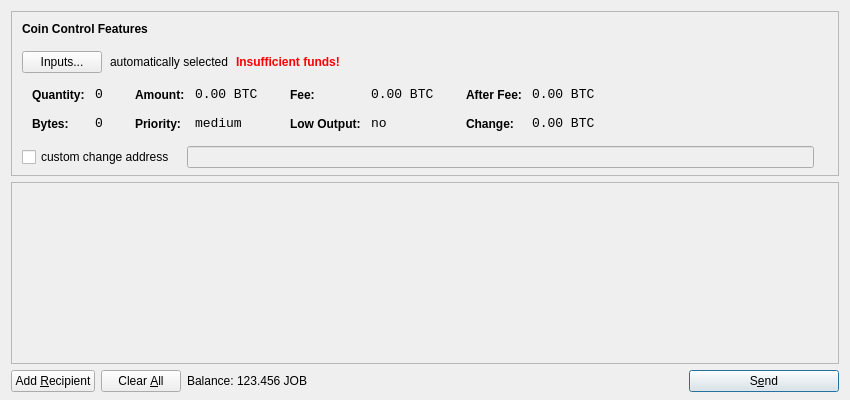
<?xml version="1.0" encoding="UTF-8"?>
<ui version="4.0">
 <class>SendCoinsDialog</class>
 <widget class="QDialog" name="SendCoinsDialog">
  <property name="geometry">
   <rect>
    <x>0</x>
    <y>0</y>
    <width>850</width>
    <height>400</height>
   </rect>
  </property>
  <property name="windowTitle">
   <string>Send Coins</string>
  </property>
  <layout class="QVBoxLayout" name="verticalLayout" stretch="0,1,0">
   <property name="bottomMargin">
    <number>8</number>
   </property>
   <item>
    <widget class="QFrame" name="frameCoinControl">
     <property name="sizePolicy">
      <sizepolicy hsizetype="Expanding" vsizetype="Expanding">
       <horstretch>0</horstretch>
       <verstretch>0</verstretch>
      </sizepolicy>
     </property>
     <property name="maximumSize">
      <size>
       <width>16777215</width>
       <height>16777215</height>
      </size>
     </property>
     <property name="frameShape">
      <enum>QFrame::StyledPanel</enum>
     </property>
     <property name="frameShadow">
      <enum>QFrame::Sunken</enum>
     </property>
     <layout class="QVBoxLayout" name="verticalLayoutCoinControl2">
      <property name="spacing">
       <number>-1</number>
      </property>
      <property name="leftMargin">
       <number>0</number>
      </property>
      <property name="topMargin">
       <number>0</number>
      </property>
      <property name="rightMargin">
       <number>0</number>
      </property>
      <property name="bottomMargin">
       <number>6</number>
      </property>
      <item>
       <layout class="QVBoxLayout" name="verticalLayoutCoinControl" stretch="0,0,0,0,1">
        <property name="spacing">
         <number>0</number>
        </property>
        <property name="leftMargin">
         <number>10</number>
        </property>
        <property name="topMargin">
         <number>10</number>
        </property>
        <item>
         <layout class="QHBoxLayout" name="horizontalLayoutCoinControl1">
          <property name="bottomMargin">
           <number>15</number>
          </property>
          <item>
           <widget class="QLabel" name="labelCoinControlFeatures">
            <property name="sizePolicy">
             <sizepolicy hsizetype="Preferred" vsizetype="Maximum">
              <horstretch>0</horstretch>
              <verstretch>0</verstretch>
             </sizepolicy>
            </property>
            <property name="font">
             <font>
              <weight>75</weight>
              <bold>true</bold>
             </font>
            </property>
            <property name="styleSheet">
             <string notr="true">font-weight:bold;</string>
            </property>
            <property name="text">
             <string>Coin Control Features</string>
            </property>
           </widget>
          </item>
         </layout>
        </item>
        <item>
         <layout class="QHBoxLayout" name="horizontalLayoutCoinControl2" stretch="0,0,0,0">
          <property name="spacing">
           <number>8</number>
          </property>
          <property name="bottomMargin">
           <number>10</number>
          </property>
          <item>
           <widget class="QPushButton" name="pushButtonCoinControl">
            <property name="styleSheet">
             <string notr="true"/>
            </property>
            <property name="text">
             <string>Inputs...</string>
            </property>
           </widget>
          </item>
          <item>
           <widget class="QLabel" name="labelCoinControlAutomaticallySelected">
            <property name="text">
             <string>automatically selected</string>
            </property>
            <property name="margin">
             <number>5</number>
            </property>
           </widget>
          </item>
          <item>
           <widget class="QLabel" name="labelCoinControlInsuffFunds">
            <property name="font">
             <font>
              <weight>75</weight>
              <bold>true</bold>
             </font>
            </property>
            <property name="styleSheet">
             <string notr="true">color:red;font-weight:bold;</string>
            </property>
            <property name="text">
             <string>Insufficient funds!</string>
            </property>
            <property name="margin">
             <number>5</number>
            </property>
           </widget>
          </item>
          <item>
           <spacer name="horizontalSpacerCoinControl">
            <property name="orientation">
             <enum>Qt::Horizontal</enum>
            </property>
            <property name="sizeHint" stdset="0">
             <size>
              <width>40</width>
              <height>1</height>
             </size>
            </property>
           </spacer>
          </item>
         </layout>
        </item>
        <item>
         <widget class="QWidget" name="widgetCoinControl" native="true">
          <property name="sizePolicy">
           <sizepolicy hsizetype="Preferred" vsizetype="Preferred">
            <horstretch>0</horstretch>
            <verstretch>0</verstretch>
           </sizepolicy>
          </property>
          <property name="minimumSize">
           <size>
            <width>0</width>
            <height>0</height>
           </size>
          </property>
          <property name="styleSheet">
           <string notr="true"/>
          </property>
          <layout class="QHBoxLayout" name="horizontalLayoutCoinControl5">
           <property name="margin">
            <number>0</number>
           </property>
           <item>
            <layout class="QHBoxLayout" name="horizontalLayoutCoinControl3" stretch="0,0,0,1">
             <property name="spacing">
              <number>20</number>
             </property>
             <property name="topMargin">
              <number>0</number>
             </property>
             <property name="bottomMargin">
              <number>10</number>
             </property>
             <item>
              <layout class="QFormLayout" name="formLayoutCoinControl1">
               <property name="horizontalSpacing">
                <number>10</number>
               </property>
               <property name="verticalSpacing">
                <number>14</number>
               </property>
               <property name="leftMargin">
                <number>10</number>
               </property>
               <property name="topMargin">
                <number>4</number>
               </property>
               <property name="rightMargin">
                <number>6</number>
               </property>
               <item row="0" column="0">
                <widget class="QLabel" name="labelCoinControlQuantityText">
                 <property name="styleSheet">
                  <string notr="true">font-weight:bold;</string>
                 </property>
                 <property name="text">
                  <string>Quantity:</string>
                 </property>
                 <property name="margin">
                  <number>0</number>
                 </property>
                </widget>
               </item>
               <item row="0" column="1">
                <widget class="QLabel" name="labelCoinControlQuantity">
                 <property name="font">
                  <font>
                   <family>Monospace</family>
                   <pointsize>10</pointsize>
                  </font>
                 </property>
                 <property name="cursor">
                  <cursorShape>IBeamCursor</cursorShape>
                 </property>
                 <property name="contextMenuPolicy">
                  <enum>Qt::ActionsContextMenu</enum>
                 </property>
                 <property name="text">
                  <string notr="true">0</string>
                 </property>
                 <property name="margin">
                  <number>0</number>
                 </property>
                 <property name="textInteractionFlags">
                  <set>Qt::LinksAccessibleByMouse|Qt::TextSelectableByKeyboard|Qt::TextSelectableByMouse</set>
                 </property>
                </widget>
               </item>
               <item row="1" column="0">
                <widget class="QLabel" name="labelCoinControlBytesText">
                 <property name="styleSheet">
                  <string notr="true">font-weight:bold;</string>
                 </property>
                 <property name="text">
                  <string>Bytes:</string>
                 </property>
                </widget>
               </item>
               <item row="1" column="1">
                <widget class="QLabel" name="labelCoinControlBytes">
                 <property name="font">
                  <font>
                   <family>Monospace</family>
                   <pointsize>10</pointsize>
                  </font>
                 </property>
                 <property name="cursor">
                  <cursorShape>IBeamCursor</cursorShape>
                 </property>
                 <property name="contextMenuPolicy">
                  <enum>Qt::ActionsContextMenu</enum>
                 </property>
                 <property name="text">
                  <string notr="true">0</string>
                 </property>
                 <property name="textInteractionFlags">
                  <set>Qt::LinksAccessibleByMouse|Qt::TextSelectableByKeyboard|Qt::TextSelectableByMouse</set>
                 </property>
                </widget>
               </item>
              </layout>
             </item>
             <item>
              <layout class="QFormLayout" name="formLayoutCoinControl2">
               <property name="horizontalSpacing">
                <number>10</number>
               </property>
               <property name="verticalSpacing">
                <number>14</number>
               </property>
               <property name="leftMargin">
                <number>6</number>
               </property>
               <property name="topMargin">
                <number>4</number>
               </property>
               <property name="rightMargin">
                <number>6</number>
               </property>
               <item row="0" column="0">
                <widget class="QLabel" name="labelCoinControlAmountText">
                 <property name="styleSheet">
                  <string notr="true">font-weight:bold;</string>
                 </property>
                 <property name="text">
                  <string>Amount:</string>
                 </property>
                 <property name="margin">
                  <number>0</number>
                 </property>
                </widget>
               </item>
               <item row="0" column="1">
                <widget class="QLabel" name="labelCoinControlAmount">
                 <property name="font">
                  <font>
                   <family>Monospace</family>
                   <pointsize>10</pointsize>
                  </font>
                 </property>
                 <property name="cursor">
                  <cursorShape>IBeamCursor</cursorShape>
                 </property>
                 <property name="contextMenuPolicy">
                  <enum>Qt::ActionsContextMenu</enum>
                 </property>
                 <property name="text">
                  <string notr="true">0.00 BTC</string>
                 </property>
                 <property name="textInteractionFlags">
                  <set>Qt::LinksAccessibleByMouse|Qt::TextSelectableByKeyboard|Qt::TextSelectableByMouse</set>
                 </property>
                </widget>
               </item>
               <item row="1" column="0">
                <widget class="QLabel" name="labelCoinControlPriorityText">
                 <property name="styleSheet">
                  <string notr="true">font-weight:bold;</string>
                 </property>
                 <property name="text">
                  <string>Priority:</string>
                 </property>
                </widget>
               </item>
               <item row="1" column="1">
                <widget class="QLabel" name="labelCoinControlPriority">
                 <property name="font">
                  <font>
                   <family>Monospace</family>
                   <pointsize>10</pointsize>
                  </font>
                 </property>
                 <property name="cursor">
                  <cursorShape>IBeamCursor</cursorShape>
                 </property>
                 <property name="contextMenuPolicy">
                  <enum>Qt::ActionsContextMenu</enum>
                 </property>
                 <property name="text">
                  <string>medium</string>
                 </property>
                 <property name="textInteractionFlags">
                  <set>Qt::LinksAccessibleByMouse|Qt::TextSelectableByKeyboard|Qt::TextSelectableByMouse</set>
                 </property>
                </widget>
               </item>
              </layout>
             </item>
             <item>
              <layout class="QFormLayout" name="formLayoutCoinControl3">
               <property name="horizontalSpacing">
                <number>10</number>
               </property>
               <property name="verticalSpacing">
                <number>14</number>
               </property>
               <property name="leftMargin">
                <number>6</number>
               </property>
               <property name="topMargin">
                <number>4</number>
               </property>
               <property name="rightMargin">
                <number>6</number>
               </property>
               <item row="0" column="0">
                <widget class="QLabel" name="labelCoinControlFeeText">
                 <property name="styleSheet">
                  <string notr="true">font-weight:bold;</string>
                 </property>
                 <property name="text">
                  <string>Fee:</string>
                 </property>
                 <property name="margin">
                  <number>0</number>
                 </property>
                </widget>
               </item>
               <item row="0" column="1">
                <widget class="QLabel" name="labelCoinControlFee">
                 <property name="font">
                  <font>
                   <family>Monospace</family>
                   <pointsize>10</pointsize>
                  </font>
                 </property>
                 <property name="cursor">
                  <cursorShape>IBeamCursor</cursorShape>
                 </property>
                 <property name="contextMenuPolicy">
                  <enum>Qt::ActionsContextMenu</enum>
                 </property>
                 <property name="text">
                  <string notr="true">0.00 BTC</string>
                 </property>
                 <property name="textInteractionFlags">
                  <set>Qt::LinksAccessibleByMouse|Qt::TextSelectableByKeyboard|Qt::TextSelectableByMouse</set>
                 </property>
                </widget>
               </item>
               <item row="1" column="0">
                <widget class="QLabel" name="labelCoinControlLowOutputText">
                 <property name="styleSheet">
                  <string notr="true">font-weight:bold;</string>
                 </property>
                 <property name="text">
                  <string>Low Output:</string>
                 </property>
                </widget>
               </item>
               <item row="1" column="1">
                <widget class="QLabel" name="labelCoinControlLowOutput">
                 <property name="font">
                  <font>
                   <family>Monospace</family>
                   <pointsize>10</pointsize>
                  </font>
                 </property>
                 <property name="cursor">
                  <cursorShape>IBeamCursor</cursorShape>
                 </property>
                 <property name="contextMenuPolicy">
                  <enum>Qt::ActionsContextMenu</enum>
                 </property>
                 <property name="text">
                  <string>no</string>
                 </property>
                 <property name="textInteractionFlags">
                  <set>Qt::LinksAccessibleByMouse|Qt::TextSelectableByKeyboard|Qt::TextSelectableByMouse</set>
                 </property>
                </widget>
               </item>
              </layout>
             </item>
             <item>
              <layout class="QFormLayout" name="formLayoutCoinControl4">
               <property name="horizontalSpacing">
                <number>10</number>
               </property>
               <property name="verticalSpacing">
                <number>14</number>
               </property>
               <property name="leftMargin">
                <number>6</number>
               </property>
               <property name="topMargin">
                <number>4</number>
               </property>
               <property name="rightMargin">
                <number>6</number>
               </property>
               <item row="0" column="0">
                <widget class="QLabel" name="labelCoinControlAfterFeeText">
                 <property name="styleSheet">
                  <string notr="true">font-weight:bold;</string>
                 </property>
                 <property name="text">
                  <string>After Fee:</string>
                 </property>
                 <property name="margin">
                  <number>0</number>
                 </property>
                </widget>
               </item>
               <item row="0" column="1">
                <widget class="QLabel" name="labelCoinControlAfterFee">
                 <property name="font">
                  <font>
                   <family>Monospace</family>
                   <pointsize>10</pointsize>
                  </font>
                 </property>
                 <property name="cursor">
                  <cursorShape>IBeamCursor</cursorShape>
                 </property>
                 <property name="contextMenuPolicy">
                  <enum>Qt::ActionsContextMenu</enum>
                 </property>
                 <property name="text">
                  <string notr="true">0.00 BTC</string>
                 </property>
                 <property name="textInteractionFlags">
                  <set>Qt::LinksAccessibleByMouse|Qt::TextSelectableByKeyboard|Qt::TextSelectableByMouse</set>
                 </property>
                </widget>
               </item>
               <item row="1" column="0">
                <widget class="QLabel" name="labelCoinControlChangeText">
                 <property name="styleSheet">
                  <string notr="true">font-weight:bold;</string>
                 </property>
                 <property name="text">
                  <string>Change:</string>
                 </property>
                </widget>
               </item>
               <item row="1" column="1">
                <widget class="QLabel" name="labelCoinControlChange">
                 <property name="font">
                  <font>
                   <family>Monospace</family>
                   <pointsize>10</pointsize>
                  </font>
                 </property>
                 <property name="cursor">
                  <cursorShape>IBeamCursor</cursorShape>
                 </property>
                 <property name="contextMenuPolicy">
                  <enum>Qt::ActionsContextMenu</enum>
                 </property>
                 <property name="text">
                  <string notr="true">0.00 BTC</string>
                 </property>
                 <property name="textInteractionFlags">
                  <set>Qt::LinksAccessibleByMouse|Qt::TextSelectableByKeyboard|Qt::TextSelectableByMouse</set>
                 </property>
                </widget>
               </item>
              </layout>
             </item>
            </layout>
           </item>
          </layout>
         </widget>
        </item>
        <item>
         <layout class="QHBoxLayout" name="horizontalLayoutCoinControl4" stretch="0,0,0">
          <property name="spacing">
           <number>12</number>
          </property>
          <property name="sizeConstraint">
           <enum>QLayout::SetDefaultConstraint</enum>
          </property>
          <property name="topMargin">
           <number>5</number>
          </property>
          <property name="rightMargin">
           <number>5</number>
          </property>
          <item>
           <widget class="QCheckBox" name="checkBoxCoinControlChange">
            <property name="text">
             <string>custom change address</string>
            </property>
           </widget>
          </item>
          <item>
           <widget class="QLineEdit" name="lineEditCoinControlChange">
            <property name="enabled">
             <bool>false</bool>
            </property>
            <property name="sizePolicy">
             <sizepolicy hsizetype="Expanding" vsizetype="Fixed">
              <horstretch>0</horstretch>
              <verstretch>0</verstretch>
             </sizepolicy>
            </property>
           </widget>
          </item>
          <item>
           <widget class="QLabel" name="labelCoinControlChangeLabel">
            <property name="sizePolicy">
             <sizepolicy hsizetype="Preferred" vsizetype="Expanding">
              <horstretch>0</horstretch>
              <verstretch>0</verstretch>
             </sizepolicy>
            </property>
            <property name="minimumSize">
             <size>
              <width>0</width>
              <height>0</height>
             </size>
            </property>
            <property name="text">
             <string/>
            </property>
            <property name="margin">
             <number>3</number>
            </property>
           </widget>
          </item>
         </layout>
        </item>
        <item>
         <spacer name="verticalSpacerCoinControl">
          <property name="orientation">
           <enum>Qt::Vertical</enum>
          </property>
          <property name="sizeHint" stdset="0">
           <size>
            <width>800</width>
            <height>1</height>
           </size>
          </property>
         </spacer>
        </item>
       </layout>
      </item>
     </layout>
    </widget>
   </item>
   <item>
    <widget class="QScrollArea" name="scrollArea">
     <property name="widgetResizable">
      <bool>true</bool>
     </property>
     <widget class="QWidget" name="scrollAreaWidgetContents">
      <property name="geometry">
       <rect>
        <x>0</x>
        <y>0</y>
        <width>830</width>
        <height>165</height>
       </rect>
      </property>
      <layout class="QVBoxLayout" name="verticalLayout_2">
       <property name="margin">
        <number>0</number>
       </property>
       <item>
        <layout class="QVBoxLayout" name="entries">
         <property name="spacing">
          <number>6</number>
         </property>
        </layout>
       </item>
       <item>
        <spacer name="verticalSpacer">
         <property name="orientation">
          <enum>Qt::Vertical</enum>
         </property>
         <property name="sizeHint" stdset="0">
          <size>
           <width>20</width>
           <height>40</height>
          </size>
         </property>
        </spacer>
       </item>
      </layout>
     </widget>
    </widget>
   </item>
   <item>
    <layout class="QHBoxLayout" name="horizontalLayout">
     <item>
      <widget class="QPushButton" name="addButton">
       <property name="toolTip">
        <string>Send to multiple recipients at once</string>
       </property>
       <property name="text">
        <string>Add &amp;Recipient</string>
       </property>
       <property name="icon">
        <iconset resource="../bitcoin.qrc">
         <normaloff>:/icons/add</normaloff>:/icons/add</iconset>
       </property>
       <property name="autoDefault">
        <bool>false</bool>
       </property>
      </widget>
     </item>
     <item>
      <widget class="QPushButton" name="clearButton">
       <property name="sizePolicy">
        <sizepolicy hsizetype="Minimum" vsizetype="Fixed">
         <horstretch>0</horstretch>
         <verstretch>0</verstretch>
        </sizepolicy>
       </property>
       <property name="toolTip">
        <string>Remove all transaction fields</string>
       </property>
       <property name="text">
        <string>Clear &amp;All</string>
       </property>
       <property name="icon">
        <iconset resource="../bitcoin.qrc">
         <normaloff>:/icons/remove</normaloff>:/icons/remove</iconset>
       </property>
       <property name="autoRepeatDelay">
        <number>300</number>
       </property>
       <property name="autoDefault">
        <bool>false</bool>
       </property>
      </widget>
     </item>
     <item>
      <layout class="QHBoxLayout" name="horizontalLayout_2">
       <property name="spacing">
        <number>3</number>
       </property>
       <item>
        <widget class="QLabel" name="label">
         <property name="text">
          <string>Balance:</string>
         </property>
        </widget>
       </item>
       <item>
        <widget class="QLabel" name="labelBalance">
         <property name="cursor">
          <cursorShape>IBeamCursor</cursorShape>
         </property>
         <property name="text">
          <string>123.456 JOB</string>
         </property>
         <property name="textInteractionFlags">
          <set>Qt::LinksAccessibleByMouse|Qt::TextSelectableByKeyboard|Qt::TextSelectableByMouse</set>
         </property>
        </widget>
       </item>
      </layout>
     </item>
     <item>
      <spacer name="horizontalSpacer">
       <property name="orientation">
        <enum>Qt::Horizontal</enum>
       </property>
       <property name="sizeHint" stdset="0">
        <size>
         <width>40</width>
         <height>20</height>
        </size>
       </property>
      </spacer>
     </item>
     <item>
      <widget class="QPushButton" name="sendButton">
       <property name="minimumSize">
        <size>
         <width>150</width>
         <height>0</height>
        </size>
       </property>
       <property name="toolTip">
        <string>Confirm the send action</string>
       </property>
       <property name="text">
        <string>S&amp;end</string>
       </property>
       <property name="icon">
        <iconset resource="../bitcoin.qrc">
         <normaloff>:/icons/send</normaloff>:/icons/send</iconset>
       </property>
       <property name="default">
        <bool>true</bool>
       </property>
      </widget>
     </item>
    </layout>
   </item>
  </layout>
 </widget>
 <resources>
  <include location="../bitcoin.qrc"/>
 </resources>
 <connections/>
</ui>
